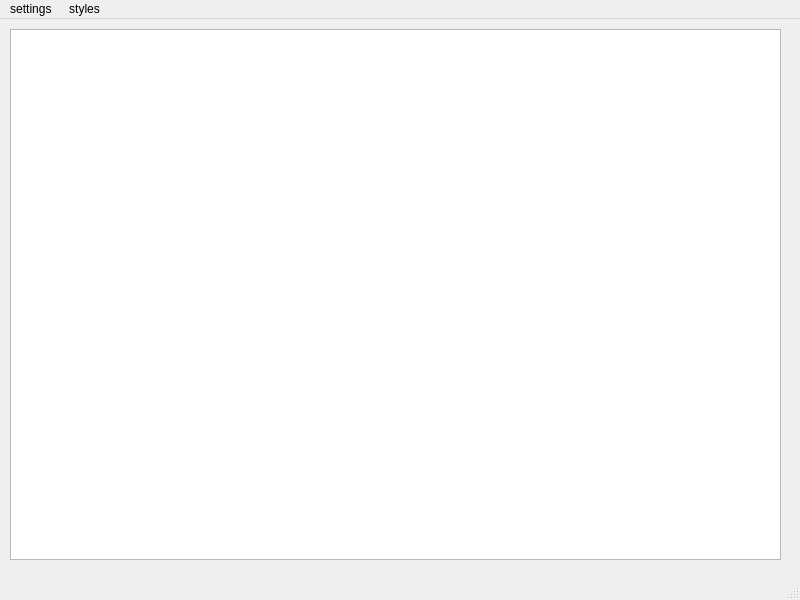
<?xml version="1.0" encoding="UTF-8"?>
<ui version="4.0">
 <class>MainWindow</class>
 <widget class="QMainWindow" name="MainWindow">
  <property name="geometry">
   <rect>
    <x>0</x>
    <y>0</y>
    <width>800</width>
    <height>600</height>
   </rect>
  </property>
  <property name="windowTitle">
   <string>MainWindow</string>
  </property>
  <widget class="QWidget" name="centralwidget">
   <widget class="QTextEdit" name="textEdit">
    <property name="geometry">
     <rect>
      <x>10</x>
      <y>10</y>
      <width>771</width>
      <height>531</height>
     </rect>
    </property>
   </widget>
  </widget>
  <widget class="QMenuBar" name="menubar">
   <property name="geometry">
    <rect>
     <x>0</x>
     <y>0</y>
     <width>800</width>
     <height>26</height>
    </rect>
   </property>
   <widget class="QMenu" name="file">
    <property name="title">
     <string>settings </string>
    </property>
    <addaction name="actionopen"/>
    <addaction name="actionsave"/>
   </widget>
   <widget class="QMenu" name="menustyles">
    <property name="title">
     <string>styles</string>
    </property>
    <addaction name="actionitalic"/>
    <addaction name="actionbold"/>
    <addaction name="actionunderline"/>
   </widget>
   <addaction name="file"/>
   <addaction name="menustyles"/>
  </widget>
  <widget class="QStatusBar" name="statusbar"/>
  <action name="actionopen">
   <property name="text">
    <string>open</string>
   </property>
  </action>
  <action name="actionsave">
   <property name="text">
    <string>save</string>
   </property>
  </action>
  <action name="actionitalic">
   <property name="text">
    <string>italic</string>
   </property>
  </action>
  <action name="actionbold">
   <property name="text">
    <string>bold</string>
   </property>
  </action>
  <action name="actionunderline">
   <property name="text">
    <string>underline</string>
   </property>
  </action>
 </widget>
 <resources/>
 <connections/>
</ui>
